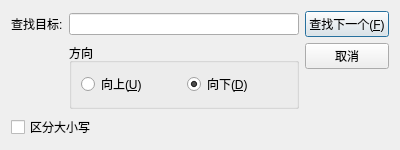
<?xml version="1.0" encoding="UTF-8"?>
<ui version="4.0">
 <class>FindDialog</class>
 <widget class="QDialog" name="FindDialog">
  <property name="geometry">
   <rect>
    <x>0</x>
    <y>0</y>
    <width>400</width>
    <height>150</height>
   </rect>
  </property>
  <property name="windowTitle">
   <string>查找</string>
  </property>
  <layout class="QGridLayout" name="gridLayout">
   <item row="0" column="0">
    <widget class="QLabel" name="label">
     <property name="text">
      <string>查找目标:</string>
     </property>
    </widget>
   </item>
   <item row="0" column="1">
    <widget class="QLineEdit" name="lineEditFind"/>
   </item>
   <item row="0" column="2">
    <widget class="QPushButton" name="btnFindNext">
     <property name="text">
      <string>查找下一个(&amp;F)</string>
     </property>
     <property name="default">
      <bool>true</bool>
     </property>
    </widget>
   </item>
   <item row="1" column="1">
    <widget class="QGroupBox" name="groupDirection">
     <property name="title">
      <string>方向</string>
     </property>
     <layout class="QHBoxLayout" name="horizontalLayout">
      <item>
       <widget class="QRadioButton" name="radioUp">
        <property name="text">
         <string>向上(&amp;U)</string>
        </property>
       </widget>
      </item>
      <item>
       <widget class="QRadioButton" name="radioDown">
        <property name="text">
         <string>向下(&amp;D)</string>
        </property>
        <property name="checked">
         <bool>true</bool>
        </property>
       </widget>
      </item>
     </layout>
    </widget>
   </item>
   <item row="1" column="2" rowspan="2">
    <layout class="QVBoxLayout" name="verticalLayout">
     <item>
      <widget class="QPushButton" name="btnCancel">
       <property name="text">
        <string>取消</string>
       </property>
      </widget>
     </item>
     <item>
      <spacer name="verticalSpacer">
       <property name="orientation">
        <enum>Qt::Vertical</enum>
       </property>
       <property name="sizeHint" stdset="0">
        <size>
         <width>20</width>
         <height>40</height>
        </size>
       </property>
      </spacer>
     </item>
    </layout>
   </item>
   <item row="2" column="0" colspan="2">
    <widget class="QCheckBox" name="chkCaseSensitive">
     <property name="text">
      <string>区分大小写</string>
     </property>
    </widget>
   </item>
  </layout>
 </widget>
 <resources/>
 <connections/>
</ui>
